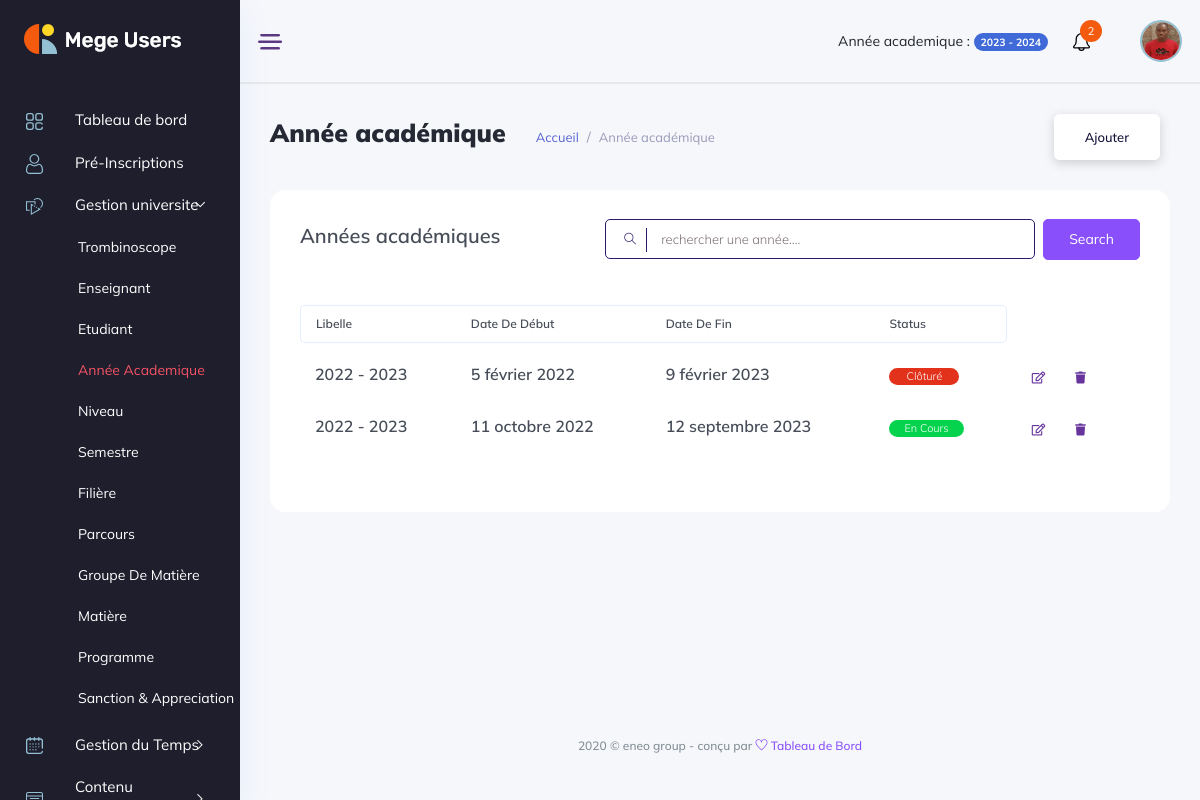
The page /gestion_universite/année-academiques/ (signed in) on the database as committed earlier.
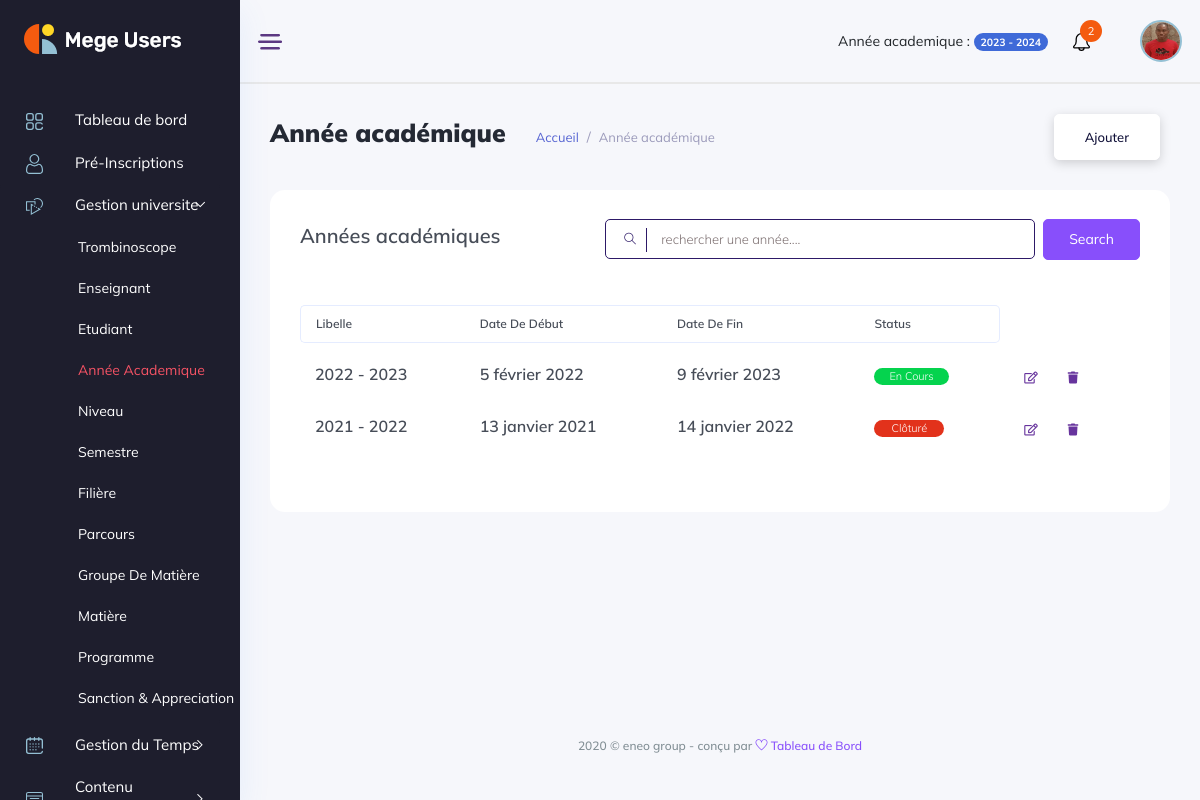
The same page on the database as committed later.
### backend/models/gestion_ecole.py (models this page shows, shortened)
class AcademicYear(models.Model):
    label = models.CharField(max_length=50)
    start_date = models.DateField(blank=True, null=True)
    end_date = models.DateField(blank=True, null=True)
    status = models.BooleanField(default=True)
    school = models.ForeignKey(Etablishment, on_delete=models.CASCADE, null=True)
    created_at = models.DateTimeField(auto_now_add=True)
    updated_at = models.DateTimeField(auto_now=True)

### manager_dashboard/views/gestion_universite_view.py (called while the page is built)
    def dispatch(self,request, *args, **kwargs):
        if not request.user.is_authenticated:
            return redirect('backend:login')
        if request.user.is_manager or request.user.is_admin:
            return super().dispatch(request, *args, **kwargs)
        return redirect('backend:logout')

    def get(self, request, *args, **kwargs):
        academic_years = AcademicYear.objects.all().order_by('-label')
        context = {'academic_years': academic_years}
        return render(request, template_name=self.template, context=context)

### manager_dashboard/templates/manager_dashboard/gestion_universite/annee_academiques.html (shortened to what the changed rows need)
{% extends '../base.html' %}
{% load static %}
{% block content %}
<div class="main_content_iner overly_inner ">
    <div class="container-fluid p-0 ">
        <div class="row">
            <div class="col-lg-12">
                <div class="white_card card_height_100 mb_30 pt-4">
                    <div class="white_card_body">
                        <div class="QA_section">
                            <div class="QA_table mb_30">
                                <table class="table lms_table_active ">
                                    <thead>
                                        <tr>
                                            <th scope="col">Libelle</th>
                                            <th scope="col">Date de début</th>
                                            <th scope="col">Date de fin</th>
                                            <th scope="col">Status</th>
                                        </tr>
                                    </thead>
                                    <tbody id="elementList">
                                        {% for year in academic_years %}
                                            <tr data-id="{{ year.id }}">
                                                <td> <h6> {{ year.label }} </h6></td>
                                                <td> <h6> {{ year.start_date }}</h6></td>
                                                <td> <h6> {{ year.end_date }} </h6></td>
                                                {% if year.status %}
                                                    <td><h6> <a class="status_btn">En cours</a></h6></td>
                                                {% else %}
                                                    <td><h6> <a class="status_Btn">Clôturé</a></h6></td>
                                                {% endif %}
                                                <td>
                                                    <div class="action_btns d-flex">
                                                        <a href='{% url "manager_dashboard:edit_year" year.id %}' class="action_btn mr_10"> <i class="far fa-edit"></i> </a>
                                                        <a href="#" onclick='deleteYear({{ year.id }})' class="action_btn"> <i class="fas fa-trash"></i> </a>
                                                    </div>
                                                </td>
                                            </tr>
                                        {% endfor %}
                                    </tbody>
                                </table>
                            </div>
                        </div>
                    </div>
                </div>
            </div>
        </div>
    </div>
</div>
{% endblock content %}

Rows that differ between the two databases and show on the page:
changed AcademicYear "5 février 2022": status "Clôturé" → "En Cours"
changed AcademicYear: label "2022 - 2023" → "2021 - 2022"; start_date "11 octobre 2022" → "13 janvier 2021"; end_date "12 septembre 2023" → "14 janvier 2022"; status "En Cours" → "Clôturé"
